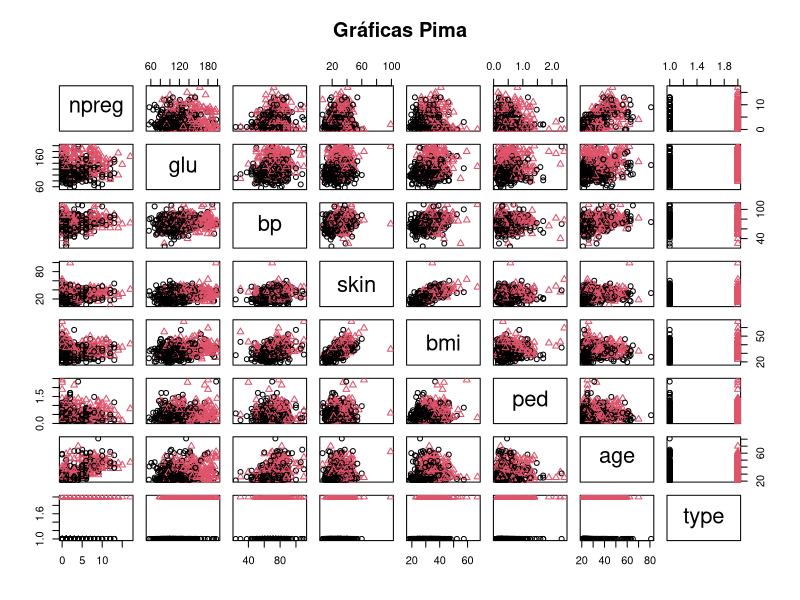
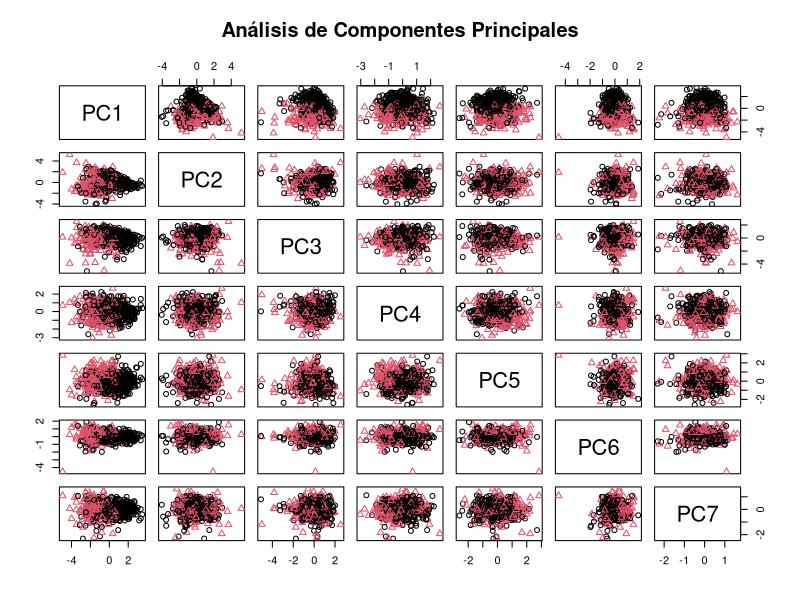
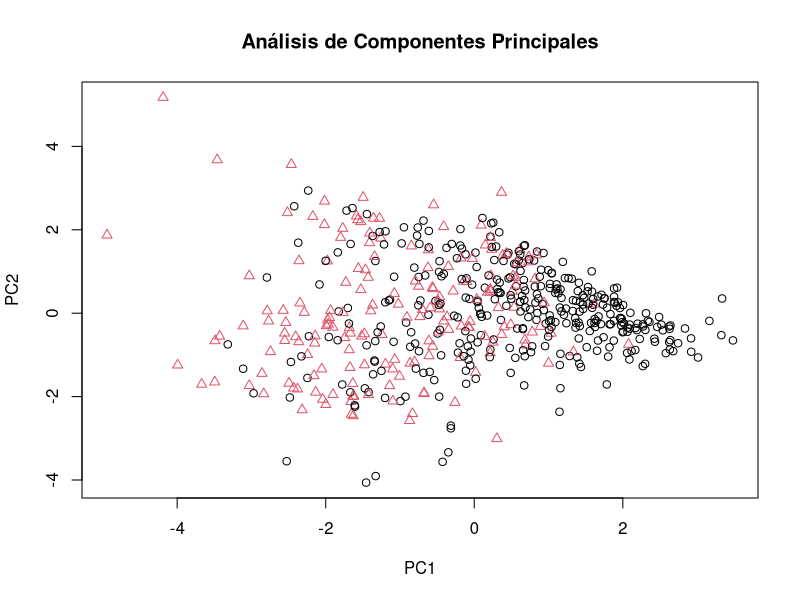
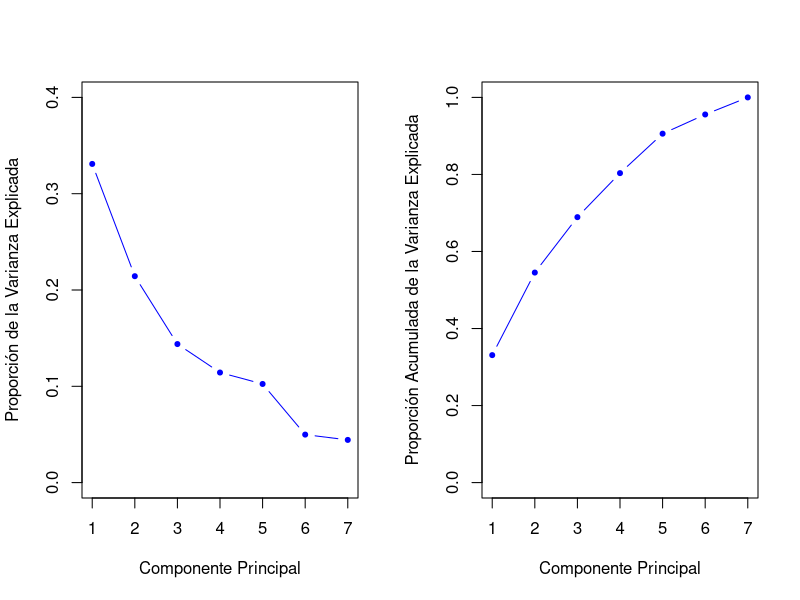

The R script that drew these images, in order: (Note: a time limit stopped this script after it produced the figures.)
library(MASS)
library(e1071)

# ADVERTENCIA: ALGUNOS MODELOS Y SIMULACIONES PUEDEN COMPROMETER EL ESTADO 
# DE SU EQUIPO. REBICE LOS MODELOS ANTES DE CORRERLOS!!

options(digits=4, width = 120)

# Importamos los datos
Pima<- rbind(Pima.tr, Pima.te)
Pima[, c(1:7)] <- sapply(Pima[, c(1:7)], as.numeric)
str(Pima)
attach(Pima)

# Análisis de Componentes Principales -------------------------------------
# Matriz de correlaciones
cor(Pima[-8])
# Gráfica de proyecciones 2 a 2 en el espacio original
plot(Pima, pch=as.numeric(Pima$type), col=Pima$type, cex=1,
	 main="Gráficas Pima")
# Componentes Principales
Pima_pca <- prcomp(Pima[-8], scale=TRUE)
# Gráfica proyecciones 2 a 2 en las componentes principales
plot(as.data.frame(Pima_pca$x),pch=as.numeric(Pima$type),
	 col=Pima$type, cex=1, main="Análisis de Componentes Principales")
# Primeras dos componentes
plot(Pima_pca$x[,1], Pima_pca$x[,2],pch=as.numeric(Pima$type),
	 col=Pima$type, cex=1, xlab="PC1", ylab="PC2",
	 main="Análisis de Componentes Principales")
# Graficas de varianza explicada y acumulada por componente
par(mfrow=c(1,2))
plot(Pima_pca$sdev^2/sum(Pima_pca$sdev^2), xlab="Componente Principal", 
	 ylab="Proporción de la Varianza Explicada", 
	 ylim=c(0,.4), type='b', pch=20, col="blue") 
plot(cumsum(Pima_pca$sdev^2/sum(Pima_pca$sdev^2)), xlab="Componente Principal", 
	 ylab="Proporción Acumulada de la Varianza Explicada", 
	 ylim=c(0,1), type='b',pch=20,col="blue") 

# Tasas de Error ----------------------------------------------------------
# Tasas de error por grupos 
tasa_grupos <- function(etq,pred,typ){
	return(mean(etq[etq == typ] != pred[etq == typ])) }
# Tasas de error junto a la global 
tasas_error <- function(etq,pred){
	return(c(mean(etq != pred),
			 sapply(levels(type),function(typ){tasa_grupos(etq,pred,typ)})))}

# Análisis de Discriminante Lineal ----------------------------------------
# 5 modelos
lda_Pima1 <- lda(type~ npreg + glu + bp + skin + bmi + ped + age, Pima)
lda_Pima2 <- lda(type~.^2, Pima)
lda_Pima3 <- lda(type~ npreg + glu + bmi + ped, Pima)
lda_Pima4 <- lda(type~.^3, Pima)
lda_Pima5 <- lda(type~.^4, Pima)

# Lista de modelos
models_lda <- list(lda_Pima1, lda_Pima2, lda_Pima3, lda_Pima4, lda_Pima5)

# Predicciones aparentes
lda_pred <- lapply(models_lda, function(model){predict(model, Pima)})
# Matrices de confusión
lda_tab <- lapply(lda_pred, function(model){
	table(Pima$type, model$class, dnn = c("Real", "Predicho"))})
# Tasas de error
lda_tasas <- lapply(lda_pred, function(model){tasas_error(type, model$class)})

# Naive Bayes -------------------------------------------------------------
# 2 modelos
nB_Pima1 <- naiveBayes(type~ npreg + glu + bp + skin + bmi + ped + age, Pima)
nB_Pima2 <- naiveBayes(type~ npreg + glu + bmi + ped, Pima)

# Lista de modelos
models_nB <- list(nB_Pima1, nB_Pima2)

# Predicciones aparentes
nB_pred <- lapply(models_nB, function(model){predict(model, Pima)})
# Matrices de confusión
nB_tab <- lapply(nB_pred, function(model){
	table(Pima$type, model,dnn = c("Real", "Predicho"))})
# Tasas de error
nB_tasas <- lapply(nB_pred, function(model){tasas_error(type, model)})

# Regresión Logistica -----------------------------------------------------
# 7 modelos principales
reglog_Pima1 <- glm(type~., data = Pima, family = "binomial"(link = "logit"))

# 3 auxiliares (correlacion)
reglog_Pima11 <- glm(type~bp, data = Pima, family = "binomial"(link = "logit"))
reglog_Pima12 <- glm(type~skin, data = Pima, family = "binomial"(link = "logit"))
reglog_Pima13 <- glm(type~age, data = Pima, family = "binomial"(link = "logit"))

# Los 6 principales restantes junto con su optimización usando step()
# AIC
reglog_Pima2 <- step(glm(type~., data = Pima,family = "binomial"(link = "logit")), k = 2, trace = F)
# BIC
reglog_Pima3 <- step(glm(type~., data = Pima, family = "binomial"(link = "logit")), k = log(dim(Pima)[1]), trace=F)
# AIC  int grado 2
reglog_Pima4 <- step(glm(type~.^2, data = Pima, family = "binomial"(link = "logit")), k = 2, trace = F)
# BIC int grado 2
reglog_Pima5 <- step(glm(type~.^2, data = Pima, family = "binomial"(link = "logit")), k = log(dim(Pima)[1]), trace=F)
# AIC  int grado 3
reglog_Pima6 <- step(glm(type~.^3, data = Pima, family = "binomial"(link = "logit")), k = 2, trace = F)
# BIC int grado 3
reglog_Pima7 <- step(glm(type~.^3, data = Pima, family = "binomial"(link = "logit")), k = log(dim(Pima)[1]), trace=F)

# Lista de modelos
models_reglog <- list(reglog_Pima1, reglog_Pima2, reglog_Pima3, reglog_Pima4, reglog_Pima5, reglog_Pima6, reglog_Pima7)

# Predicciones aparentes
pred1 <- sapply(predict(reglog_Pima1,type = 'response'), function(x){if(x>0.5){'Yes'} else{'No'}})
pred2 <- sapply(predict(reglog_Pima2,type = 'response'), function(x){if(x>0.5){'Yes'} else{'No'}})
pred3 <- sapply(predict(reglog_Pima3,type = 'response'), function(x){if(x>0.5){'Yes'} else{'No'}})
pred4 <- sapply(predict(reglog_Pima4,type = 'response'), function(x){if(x>0.5){'Yes'} else{'No'}})
pred5 <- sapply(predict(reglog_Pima5,type = 'response'), function(x){if(x>0.5){'Yes'} else{'No'}})
pred6 <- sapply(predict(reglog_Pima6,type = 'response'), function(x){if(x>0.5){'Yes'} else{'No'}})
pred7 <- sapply(predict(reglog_Pima7,type = 'response'), function(x){if(x>0.5){'Yes'} else{'No'}})

# Lista de predicciones
reglog_pred <- list(pred1, pred2, pred3, pred4, pred5, pred6, pred7)
# Matrices de confusión
reglog_tab <- lapply(reglog_pred, function(model){table(Pima$type, model, dnn = c("Real", "Predicho"))})
# Tasas de error
reglog_tasas <- lapply(reglog_pred, function(model){tasas_error(type, model)})

# SVM ---------------------------------------------------------------------
set.seed(07042020)
# Optimizacion de kernel y seleccion de un modelo por kernel. 3 modelos
# principales
svm_Pima_lin <- tune(svm, type~., data=Pima , kernel ="linear",
					 ranges = list(cost=seq(0.3, 0.4, 0.005)))
svm_Pima_pol <- tune(svm, type~., data=Pima, kernel="polynomial",
					 ranges=list(cost=seq(0.25,0.35, 0.001), degree=c(2:4)))
svm_Pima_rad <- tune(svm, type~., data=Pima,
					 kernel="radial", 
					 ranges=list(cost=seq(0.5, 0.7, 0.005), 
					 			gamma=seq(0.05, 0.3, 0.05)))

# Lista de modelos
models_svm <- list(svm_Pima_lin$best.model, svm_Pima_pol$best.model, svm_Pima_rad$best.model)
# Predicciones aparentes
svm_pred <- lapply(models_svm, function(model){predict(model, Pima)})
# Matrices de confusion
svm_tab <- lapply(svm_pred, function(model){table(Pima$type, model, dnn = c("Real", "Predicho"))})
# Tasas de error
svm_tasas <- lapply(svm_pred, function(model){tasas_error(type, model)})

# Tasas_No_Aparentes ------------------------------------------------------
# Funcion que calcula las tasas no aparentes a partir de los mejores modelos 
# seleccionados. La funcion recibe dos argumentos: repets es el numero de 
# repeticiones para calcular la tasa y modelo es el modelo al cual hay que
# calcularle la tasa

tasas_nap <- function(repets, modelo){
	for (i in 1:repets) {
		# Partimos la base en train (0.75) y test (0.25)
		train <- sample(1:532, 399)
		# matriz que tendrá las tazas en cada iteración
		mat_tasas <- matrix(0, nrow = repets, ncol=3)
		
		# Si elegimos el modelo lda 
		if (modelo =="lda"){
			# Modelo auxiliar creado con train
			modaux<- lda(type~.^3, data=Pima[train,])
			# Calculamos las tasas de error con test
			mat_tasas[i,] <- tasas_error(Pima[-train,]$type, predict(modaux, Pima[-train,])$class)
			
			# Si elegimos el modelo naive Bayes
		} else if (modelo=="naiveBayes"){
			# Modelo auxiliar creado con train
			modaux<- naiveBayes(type~npreg + glu + bmi + ped, data=Pima[train,])
			# Tasa de error con test
			mat_tasas[i,] <- tasas_error(Pima[-train,]$type, predict(modaux, Pima[-train,]))
			
			# Si elegimos regresión logística
		} else if (modelo=="glm"){
			# Modelo auxiliar con train
			modaux <- glm(type ~ npreg + glu + bmi + ped + glu:ped,
						  family = "binomial"(link = "logit"),
						  data = Pima[train,])
			# Calculamos las predicciones con test
			predaux <- sapply(predict(modaux,Pima[-train,],type = 'response'), function(x){if(x>0.5){'Yes'} else{'No'}})
			# Tasa de error con test
			mat_tasas[i,] <- tasas_error(Pima[-train,]$type, predaux)
			
			# Si elegimos svm
		} else if (modelo == "svm"){
			modaux<- svm(type~.,data=Pima[train,], kernel = "radial", cost = svm_Pima_rad$best.parameters["cost"], gamma = svm_Pima_rad$best.parameters["gamma"])
			mat_tasas[i,] <- tasas_error(Pima[-train,]$type, predict(modaux, Pima[-train,]))
		}
	}
	# La función retorna el promedio de los valores que han tomado las tasas en 
	# cada repeticion
	return(colMeans(mat_tasas))
}

# Fijamos semilla
set.seed(07042020)

# Calculamos tasas (300 repeticiones)
lda_aux <-tasas_nap(300, "lda")
nB_aux <- tasas_nap(300, "naiveBayes")
glm_aux <- tasas_nap(300, "glm")
svm_aux <- tasas_nap(300, "svm")

# Tabla_Final -------------------------------------------------------------
tabla_final <- data.frame(rbind(lda_tasas[[4]], lda_aux, nB_tasas[[2]], nB_aux,
								reglog_tasas[[5]], glm_aux, svm_tasas[[3]], 
								svm_aux), 
						  row.names = c("LDA_Aparente", "LDA_No_Aparente", 
						  			  "Naive_Bayes_Aparente", 
						  			  "Naive_Bayes_No_Aparente", 
						  			  "Regresión_Logística_Aparente", 
						  			  "Regresión_Logística_No_Aparente", 
						  			  "SVM_Aparente", "SVM_No_Aparente"))
colnames(tabla_final) <- c("Tasa de Error Global", 
						   "Tasa de Error NO", "Tasa de Error YES")
round(tabla_final, 4)
